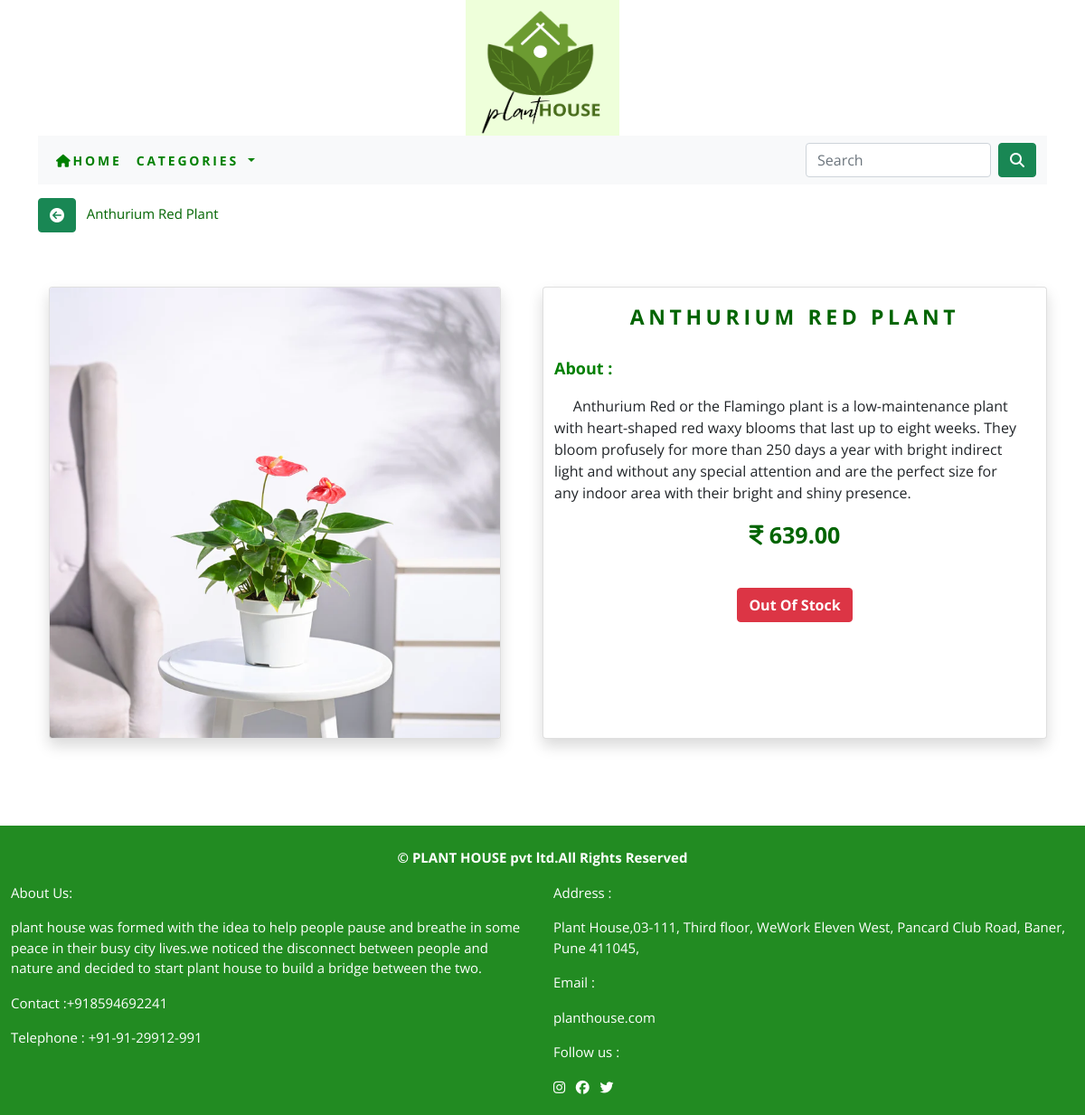
The app's page /shop/indoor/anthurium-red-plant/ with its own data.
### shop/models.py (models this page shows, shortened)
class Product(models.Model):
    name=models.CharField(max_length=250,unique=True)
    slug=models.SlugField(max_length=250,unique=True)
    description=models.TextField(blank=True)
    price=models.DecimalField(max_digits=10,decimal_places=2)
    category=models.ForeignKey(Category,on_delete=models.CASCADE)
    image=models.ImageField(upload_to='product',blank=True)
    stock=models.IntegerField()
    available=models.BooleanField(default=True)
    created=models.DateTimeField(auto_now_add=True)
    updated=models.DateTimeField(auto_now_add=True)
    class Meta:
        ordering=('name',)
        verbose_name='product'
        verbose_name_plural='products'

### shop/views.py (the view)
# urls.py: path('<slug:c_slug>/<slug:product_slug>/',views.proDetail,name='proCatdetail'),
def proDetail(request,c_slug,product_slug):
    try:
        product=Product.objects.get(category__slug=c_slug,slug=product_slug)
    except Exception as e:
        raise e
    return render(request,'product.html',{'product':product})

### cart/context_processors.py (called while the page is built)
def counter(request):
    item_count=0
    if 'admin' in request.path:
        return {}
    else:
        try:
            cart=Cart.objects.filter(cart_id=cart_id(request))
            car_items=CartItem.objects.all().filter(cart=cart[:1])
            for cart_item in car_items:
                item_count += cart_item.quantity
        except Cart.DoesNotExist:
            item_count=0
    return dict(item_count=item_count)

### cart/views.py (called while the page is built)
def cart_id(request):
    cart=request.session.session_key
    if not cart:
        cart=request.session.create()
    return cart

### shop/context_processors.py (called while the page is built)
def menu_links(request):
    links=Category.objects.all()
    return dict(links=links)

### shop/models.py (called while the page is built)
    def get_url(self):
        return reverse('shop:products_by_category',args=[self.slug])

### template/product.html (shortened to what this page needs)
{% extends 'base.html' %}
{% load static %}
{% block body %}
<div class="row my_prod_row_class">
    <div class="mx_auto">
        <p style="font-size:15px;color:darkgreen;"><a class="btn btn-success" href="{{product.category.get_url}}"><i class="fa-solid fa-circle-arrow-left"></i></a>&nbsp;&nbsp;&nbsp;{{product.name}} </p>
    </div>
</div>
<div class="container">
<br>
<div class="row">
    <div class="col-12 col-sm-12 col-md-12 col-lg-6 text-center">
        <div style="min-width:18rem;">
            <img class="shadow card" src="{{product.image.url}}" alt="{{product.name}}" height="500" width="500">
        </div>
    </div>
    <div class="col-12 col-sm-12 col-md-12 col-lg-6 shadow card">
            <div>
                <p class="text-center" style="font-size:23px;letter-spacing:.2em;padding-top:15px;padding-bottom:10px;color:darkgreen;text-transform:uppercase;"><strong>{{product.name}}</strong></p>
                <p style="font-size:18px;color:green;"><strong>About :</strong></p>
                <p class="text-justify my_prod_text">&nbsp;&nbsp;&nbsp;&nbsp; {{product.description}}</p>
             <p class="text-center" style="font-size:25px;color:darkgreen;"><strong><i class="fa-solid fa-indian-rupee-sign"></i> {{product.price}}</strong></p>
          <br>  {% if product.stock <= 0 %}
                <center> <p class="btn btn-danger"><b>Out Of Stock</b></p></center>
            {% else %}
               <center><a class="btn btn-success" href="{% url 'cart:add_cart' product.id %}">Add to Cart &nbsp;<i class="fa-solid fa-cart-shopping"></i> </a></center>
            {% endif %}
                <br>
                <br>
        </div>
    </div>
    </div>
</div><br><br>
                <br><br>
{% endblock %}

### static/css/custom.css (style rules this page uses)
body { font-family: 'Lato', sans-serif; font-family: 'Nunito Sans', sans-serif; font-family: 'Open Sans', sans-serif; }
.my_prod_row_class { padding-top:15px; padding-bottom:20px; }
.my_prod_row_class .mx_auto { color:#ooo; font-size:12px; text-decoration:none; }
.my_prod_text { padding-right:20px; }

### records on screen
Product: name "Anthurium Red Plant", image (picture), name "ANTHURIUM RED PLANT", description "Anthurium Red or the Flamingo plant is a low-maintenance plant with heart-shaped red waxy blooms that last up to eight weeks. They bloom profusely for more than 250 days a year with bright indirect light and without any special attention and are the perfect size for any indoor area with their bright and shiny presence.", price "639.00"
